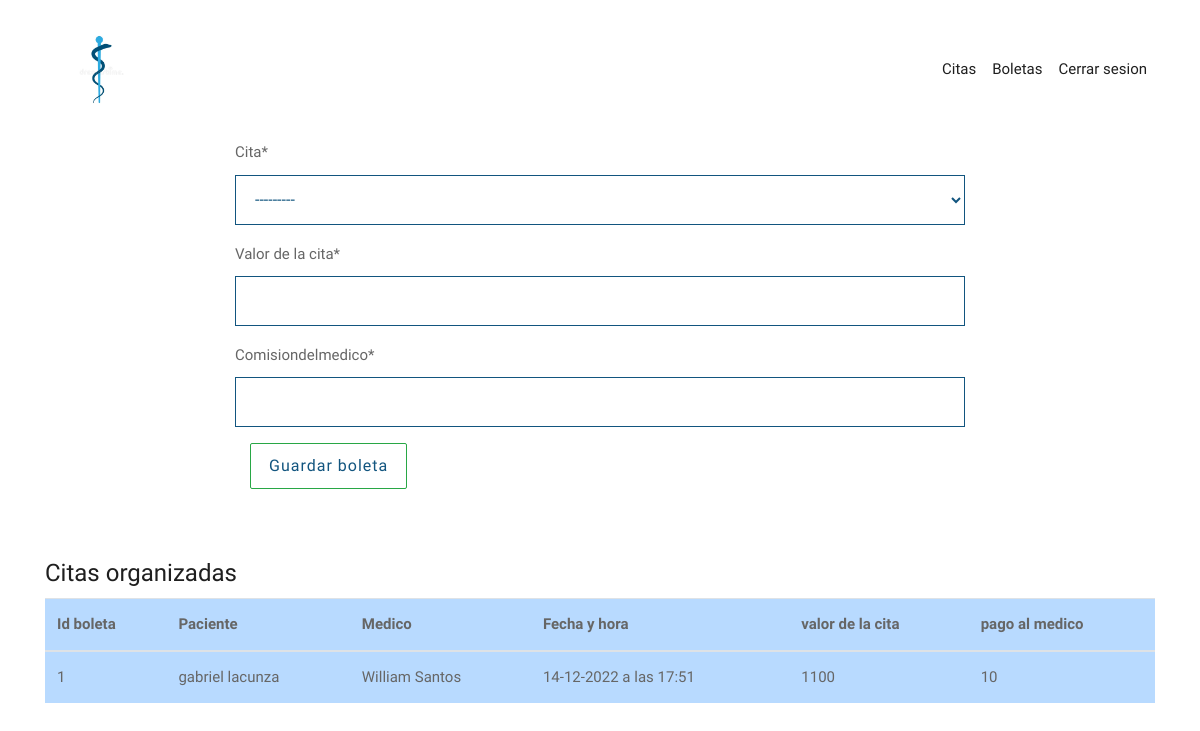
The page /sec/boletas on the database its author committed.
### appSecretaria/models.py (models this page shows)
class Boleta(models.Model):
    cita = models.ForeignKey(Cita, models.DO_NOTHING, default= None)
    fechaEmisionBoleta = models.DateField(auto_now_add=True)
    valorDeLaCita = models.IntegerField(verbose_name="Valor de la cita")
    comisionDelMedico = models.IntegerField(verbose_name="Porcentaje que se lleva el médico")
    medico = models.ForeignKey(Medico, models.DO_NOTHING, default= None)

### appMedica/models.py (models this page shows)
class Cita(models.Model):
    fechaCita = models.DateField(verbose_name="fecha de la cita")
    horaInicioCita = models.TimeField(default=0, verbose_name="hora de la cita")
    duracionCita = models.IntegerField(default=0, verbose_name="duracion aproximada de la cita")
    pacienteCita = models.ForeignKey(Perfil, on_delete=models.DO_NOTHING, related_name="pacienteCita")
    medicoCita = models.ForeignKey(Medico, on_delete=models.DO_NOTHING, related_name="medicoCita", verbose_name="médico para la cita")
    def __str__(self) -> str:
        return f"{self.pacienteCita} (paciente) {self.medicoCita}(médico) - {self.fechaCita}"

class Perfil(models.Model):
    user = models.OneToOneField(User, on_delete=models.CASCADE)
    rutUsuario = models.IntegerField(primary_key=True, verbose_name="rut(sin digito verificador)")
    dvUsuario = models.CharField(max_length=1, verbose_name="digito verificador")
    nombreUsuario = models.CharField(max_length=30, verbose_name="nombre")
    apellidoUsuario = models.CharField(max_length=30, verbose_name="apellido")
    direccionUsuario = models.CharField(max_length=40, verbose_name="dirrecion")
    telefonoUsuario = models.CharField(max_length=12, verbose_name="telefono celular")
    mailUsuario = models.EmailField(max_length=40, verbose_name="email")
    rolUsuario = models.ForeignKey(Rol, on_delete=models.DO_NOTHING, verbose_name="rol del usuario", default="Paciente")
    especialidadUsuario = models.ForeignKey(Especialidad, on_delete=models.DO_NOTHING, verbose_name="especialidad del medico", null=True, blank=True, default=None)
    def __str__(self):
        return f"{self.nombreUsuario} {self.apellidoUsuario} ({self.rutUsuario}-{self.dvUsuario})"

class Medico(models.Model):
    user = models.OneToOneField(User, on_delete=models.CASCADE)
    rutUsuario = models.IntegerField(primary_key=True, verbose_name="rut(sin digito verificador)")
    dvUsuario = models.CharField(max_length=1, verbose_name="digito verificador")
    nombreUsuario = models.CharField(max_length=30, verbose_name="nombre")
    apellidoUsuario = models.CharField(max_length=30, verbose_name="apellido")
    direccionUsuario = models.CharField(max_length=40, verbose_name="dirrecion")
    telefonoUsuario = models.CharField(max_length=12, verbose_name="telefono celular")
    mailUsuario = models.EmailField(max_length=40, verbose_name="email")
    especialidadUsuario = models.ForeignKey(Especialidad, on_delete=models.DO_NOTHING, verbose_name="especialidad del medico", default=None)
    def __str__(self):
        return f"{self.nombreUsuario} {self.apellidoUsuario} ({self.rutUsuario}-{self.dvUsuario})"

### appSecretaria/views.py (the view, shortened to what this page needs)
# urls.py: path("boletas", boletas, name="boletas"),
def boletas(request):
    boletas = Boleta.objects.all()
    cantidadBoletas = len(boletas)
    form = BoletaForm()
    return render(request, "boletasSec.html", { "boletas": boletas ,"cb": cantidadBoletas, "form": form})

### appSecretaria/forms.py
class BoletaForm(ModelForm):
    comisionDelMedico = forms.IntegerField(max_value=100)
    class Meta:
        model = Boleta
        fields = [
            "cita",
            "valorDeLaCita",
            "comisionDelMedico"
        ]

### templates/boletasSec.html (shortened to what this page needs)
{% extends "indexsec.html" %}
{% load crispy_forms_tags %}
{% block content %}
    <div class="container">
        <div class="row">
            <div class="col-2"></div>
            <div class="col-8">
                <div class="well-block">
                    <form action="" method="post">
                        {{form|crispy}}
                        <div class="col-md-4">
                            <div class="form-group">
                                <button class="btn btn-success btnwidth" type="submit">Guardar boleta</button>
                            </div>
                        </div>
                    </form>
                </div>
            </div>
        </div>
        <br>
        <br>
        <h1>Citas organizadas</h1>
        {% if cb > 0 %}
            <div class="table-responsive">
                <table class="table table-primary">
                    <thead>
                        <tr>
                            <th>Id boleta</th>
                            <th scope="col">Paciente</th>
                            <th scope="col">Medico</th>
                            <th scope="col">Fecha y hora</th>
                            <th>valor de la cita</th>
                            <th>pago al medico</th>
                        </tr>
                    </thead>
                    <tbody>
                        {% for i in boletas %}
                            <tr class="">
                                <td>{{i.id}} </td>
                                <td scope="row">{{i.cita.pacienteCita.nombreUsuario}} {{i.cita.pacienteCita.apellidoUsuario}}</td>
                                <td>{{i.cita.medicoCita.nombreUsuario}} {{i.cita.medicoCita.apellidoUsuario}}</td>
                                <td>{{i.cita.fechaCita|date:'d-m-Y'}} a las {{i.cita.horaInicioCita}}</td>
                                <td>{{i.valorDeLaCita}} </td>
                                <td>{{i.comisionDelMedico}} </td>
                            </tr>
                        {% endfor %}
                    </tbody>
                </table>
            </div>
        {% else %}
            <h2>No hay boletas hechas.</h2>
        {% endif %}
    </div>
{% endblock %}

### static/css/style.css (style rules this page uses)
body { color: #666666; font-size: 15px; font-family: 'Catamaran', sans-serif; line-height: 1.80857; }
h1, h2, h3, h4, h5, h6 { letter-spacing: 0; font-weight: normal; position: relative; padding: 0 0 10px 0; font-weight: normal; line-height: 120% !important; color: #1f1f1f; margin: 0 }
h1 { font-size: 24px }
a, .btn { text-decoration: none !important; outline: none !important; -webkit-transition: all 0.5s ease-in-out 0s; -moz-transition: all 0.5s ease-in-out 0s; -ms-transition: all 0.5s ease-in-out 0s; -o-transition: all 0.5s ease-in-out 0s; transition: all 0.5s ease-in-out 0s; }
.well-block form .form-group .form-control { min-height: 60px; min-height: 50px; padding: 0px 15px; border-radius: 0; color: #12557f; border: 1px solid #12557f; }
.well-block form .form-group button { border-radius: 2px; transition: .2s; letter-spacing: 1px; padding: 10px 18px; background: #ffffff; color: #12557f; display: inline-block; line-height: 24px; cursor: pointer; }
select.form-control:not([size]):not([multiple]) { height: calc(45px + 2px); }

### rows shown on the page
Boleta: id "1", cita.pacienteCita.nombreUsuario "gabriel", cita.pacienteCita.apellidoUsuario "lacunza", cita.medicoCita.nombreUsuario "William", cita.medicoCita.apellidoUsuario "Santos", cita.fechaCita "14-12-2022", cita.horaInicioCita "17:51", valorDeLaCita "1100", comisionDelMedico "10"
